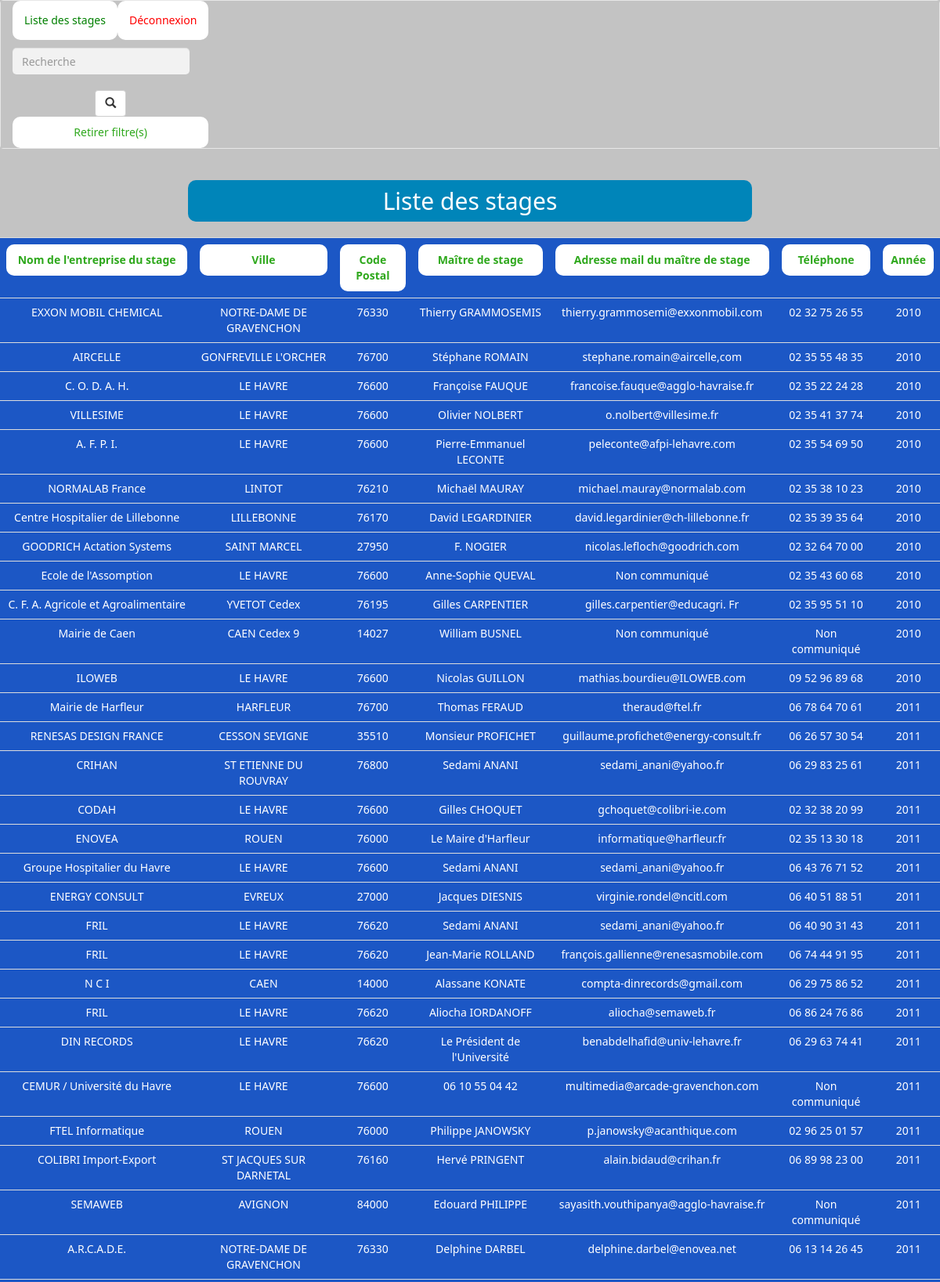
The page /listeUser.php (signed in, upper part) on the database its author committed.
### tables this page shows
CREATE TABLE `offre` (
  `nomEnt` varchar(50) NOT NULL,
  `ville` varchar(50) NOT NULL,
  `codePostal` int(5) NOT NULL,
  `maitreStg` varchar(50) NOT NULL,
  `mail` varchar(50) NOT NULL,
  `telephone` varchar(20) NOT NULL,
  `id` int(3) NOT NULL,
  `annee` year(4) NOT NULL
);

### listeUser.php (the view, shortened to what this page needs)
<?php
$conn = mysqli_connect("localhost", "root", "", "stage");
$sort = isset($_GET['sort']) ? $_GET['sort'] : '';
$order = isset($_GET['order']) ? $_GET['order'] : 'asc';
if (isset($_POST['search'])) {
    $search_term = $_POST['search_term'];
    $resut = mysqli_query($conn, "SELECT * FROM offre WHERE nomEnt LIKE '%$search_term%'  OR ville LIKE '%$search_term%' OR codePostal LIKE '%$search_term%'
    OR maitreStg LIKE '%$search_term%' OR mail LIKE '%$search_term%' OR telephone LIKE '%$search_term%' OR annee LIKE '%$search_term%'");
    $resultat = mysqli_fetch_all($resut);
}
else if ($sort != '' && $order != '') {
    $resut = mysqli_query($conn, "SELECT * FROM offre ORDER BY $sort $order");
    $resultat = mysqli_fetch_all($resut);
}
else {
    $resut = mysqli_query($conn, "SELECT * FROM offre");
    $resultat = mysqli_fetch_all($resut);
}
?>
<!DOCTYPE html>
<html lang="en">
<head>
    <link rel="stylesheet" href="https://maxcdn.bootstrapcdn.com/bootstrap/3.4.1/css/bootstrap.min.css">
    <link rel="stylesheet" href="styleListe.css">
</head>
<body>
    <form action="" method="post">
        <div class="navbar navbar-default">
            <div class="container-fluid">
                <ul class="nav navbar-nav">
                    <li><a href="listeUser.php" style="color: green; background-color: white;">Liste des stages</a></li>
                    <li><a href="logout.php" style="color: red; background-color: white;">Déconnexion</a></li><br><br><br>
                    <input type="text" class="form-control" placeholder="Recherche" name="search_term"><br>
                    <button type="submit" class="btn btn-default" name="search"><span class="glyphicon glyphicon-search"></span></button>
                    <a href="listeUser.php">Retirer filtre(s)</a>
                </ul>
            </div>
        </div>
        <center>
            <h2>Liste des stages</h2>
        </center>
        <table class="table">
            <tr>
                <th><a href="?sort=nomEnt&order=<?php echo $sort == 'nomEnt' && $order == 'asc' ? 'desc' : 'asc'; ?>">Nom de l'entreprise du stage</a></th>
                <th><a href="?sort=ville&order=<?php echo $sort == 'ville' && $order == 'asc' ? 'desc' : 'asc'; ?>">Ville</a></th>
                <th><a href="?sort=codePostal&order=<?php echo $sort == 'codePostal' && $order == 'asc' ? 'desc' : 'asc'; ?>">Code Postal</a></th>
                <th><a href="?sort=maitreStg&order=<?php echo $sort == 'maitreStg' && $order == 'asc' ? 'desc' : 'asc'; ?>">Maître de stage</a></th>
                <th><a href="?sort=mail&order=<?php echo $sort == 'mail' && $order == 'asc' ? 'desc' : 'asc'; ?>">Adresse mail du maître de stage</a></th>
                <th><a href="?sort=telephone&order=<?php echo $sort == 'telephone' && $order == 'asc' ? 'desc' : 'asc'; ?>">Téléphone</a></th>
                <th><a href="?sort=annee&order=<?php echo $sort == 'annee' && $order == 'asc' ? 'desc' : 'asc'; ?>">Année</a></th>
            </tr>
            <?php
            foreach ($resultat as $res) {
                echo "<tr>
                        <td><input type='hidden' name='nomEnt' value='$res[0]'>$res[0]</td>
                        <td><input type='hidden' name='ville' value='$res[1]'>$res[1]</td>
                        <td><input type='hidden' name='codePostal' value='$res[2]'>$res[2]</td>
                        <td><input type='hidden' name='nomM' value='$res[3]'>$res[3]</td>
                        <td><input type='hidden' name='mail' value='$res[4]'>$res[4]</td>
                        <td><input type='hidden' name='telephone' value='$res[5]'>$res[5]</td>
                        <td><input type='hidden' name='annee' value='$res[7]'>$res[7]</td>
                    </tr>";
            }
            ?>
        </table>
        <br>
    </form>
</body>
</html>

### styleListe.css (style rules this page uses)
body { font-family: system-ui; }
form { display: flex; flex-direction: column; background-color: rgb(195, 195, 195); }
h2 { color: #ffffff; background-color: #0085b9; display: flex; flex-direction: column; align-items: center; justify-content: center; margin: 20px auto; width: 60%; height: auto; padding: 10px; border-radius: 10px; }
a { color: #2ea81c; background-color: white; text-decoration: none; display: flex; flex-direction: column; align-items: center; padding: 10px; border-radius: 10px; transition: all 0.3s ease; }
td { color: #ffffff; text-align: center; background-color: #1c57c5; }
th { text-align: center; background-color: #1c57c5; }
div { text-align: center; background-color: rgb(195, 195, 195); }
input[type="text"], button { border-radius: 5px; border: none; background-color: #f2f2f2; width: auto; }

### rows shown on the page
offre: nomEnt "EXXON MOBIL CHEMICAL", ville "NOTRE-DAME DE GRAVENCHON", codePostal "76330", maitreStg "Thierry GRAMMOSEMIS", mail "thierry.grammosemi@exxonmobil.com", telephone "02 32 75 26 55", annee "2010"
offre: nomEnt "AIRCELLE", ville "GONFREVILLE L'ORCHER", codePostal "76700", maitreStg "Stéphane ROMAIN", mail "stephane.romain@aircelle,com", telephone "02 35 55 48 35", annee "2010"
offre: nomEnt "C. O. D. A. H.", ville "LE HAVRE", codePostal "76600", maitreStg "Françoise FAUQUE", mail "francoise.fauque@agglo-havraise.fr", telephone "02 35 22 24 28", annee "2010"
offre: nomEnt "VILLESIME", ville "LE HAVRE", codePostal "76600", maitreStg "Olivier NOLBERT", mail "o.nolbert@villesime.fr", telephone "02 35 41 37 74", annee "2010"
offre: nomEnt "A. F. P. I.", ville "LE HAVRE", codePostal "76600", maitreStg "Pierre-Emmanuel LECONTE", mail "peleconte@afpi-lehavre.com", telephone "02 35 54 69 50", annee "2010"
offre: nomEnt "NORMALAB France", ville "LINTOT", codePostal "76210", maitreStg "Michaël MAURAY", mail "michael.mauray@normalab.com", telephone "02 35 38 10 23", annee "2010"
offre: nomEnt "Centre Hospitalier de Lillebonne", ville "LILLEBONNE", codePostal "76170", maitreStg "David LEGARDINIER", mail "david.legardinier@ch-lillebonne.fr", telephone "02 35 39 35 64", annee "2010"
offre: nomEnt "GOODRICH Actation Systems", ville "SAINT MARCEL", codePostal "27950", maitreStg "F. NOGIER", mail "nicolas.lefloch@goodrich.com", telephone "02 32 64 70 00", annee "2010"
offre: nomEnt "Ecole de l'Assomption", ville "LE HAVRE", codePostal "76600", maitreStg "Anne-Sophie QUEVAL", mail "Non communiqué", telephone "02 35 43 60 68", annee "2010"
offre: nomEnt "C. F. A. Agricole et Agroalimentaire", ville "YVETOT Cedex", codePostal "76195", maitreStg "Gilles CARPENTIER", mail "gilles.carpentier@educagri. Fr", telephone "02 35 95 51 10", annee "2010"
offre: nomEnt "Mairie de Caen", ville "CAEN Cedex 9", codePostal "14027", maitreStg "William BUSNEL", mail "Non communiqué", telephone "Non communiqué", annee "2010"
offre: nomEnt "ILOWEB", ville "LE HAVRE", codePostal "76600", maitreStg "Nicolas GUILLON", mail "mathias.bourdieu@ILOWEB.com", telephone "09 52 96 89 68", annee "2010"
offre: nomEnt "Mairie de Harfleur", ville "HARFLEUR", codePostal "76700", maitreStg "Thomas FERAUD", mail "theraud@ftel.fr", telephone "06 78 64 70 61", annee "2011"
offre: nomEnt "RENESAS DESIGN FRANCE", ville "CESSON SEVIGNE", codePostal "35510", maitreStg "Monsieur PROFICHET", mail "guillaume.profichet@energy-consult.fr", telephone "06 26 57 30 54", annee "2011"
offre: nomEnt "CRIHAN", ville "ST ETIENNE DU ROUVRAY", codePostal "76800", maitreStg "Sedami ANANI", mail "sedami_anani@yahoo.fr", telephone "06 29 83 25 61", annee "2011"
offre: nomEnt "CODAH", ville "LE HAVRE", codePostal "76600", maitreStg "Gilles CHOQUET", mail "gchoquet@colibri-ie.com", telephone "02 32 38 20 99", annee "2011"
offre: nomEnt "ENOVEA", ville "ROUEN", codePostal "76000", maitreStg "Le Maire d'Harfleur", mail "informatique@harfleur.fr", telephone "02 35 13 30 18", annee "2011"
offre: nomEnt "Groupe Hospitalier du Havre", ville "LE HAVRE", codePostal "76600", maitreStg "Sedami ANANI", mail "sedami_anani@yahoo.fr", telephone "06 43 76 71 52", annee "2011"
offre: nomEnt "ENERGY CONSULT", ville "EVREUX", codePostal "27000", maitreStg "Jacques DIESNIS", mail "virginie.rondel@ncitl.com", telephone "06 40 51 88 51", annee "2011"
offre: nomEnt "FRIL", ville "LE HAVRE", codePostal "76620", maitreStg "Sedami ANANI", mail "sedami_anani@yahoo.fr", telephone "06 40 90 31 43", annee "2011"
offre: nomEnt "FRIL", ville "LE HAVRE", codePostal "76620", maitreStg "Jean-Marie ROLLAND", mail "françois.gallienne@renesasmobile.com", telephone "06 74 44 91 95", annee "2011"
offre: nomEnt "N C I", ville "CAEN", codePostal "14000", maitreStg "Alassane KONATE", mail "compta-dinrecords@gmail.com", telephone "06 29 75 86 52", annee "2011"
offre: nomEnt "FRIL", ville "LE HAVRE", codePostal "76620", maitreStg "Aliocha IORDANOFF", mail "aliocha@semaweb.fr", telephone "06 86 24 76 86", annee "2011"
offre: nomEnt "DIN RECORDS", ville "LE HAVRE", codePostal "76620", maitreStg "Le Président de l'Université", mail "benabdelhafid@univ-lehavre.fr", telephone "06 29 63 74 41", annee "2011"
offre: nomEnt "CEMUR / Université du Havre", ville "LE HAVRE", codePostal "76600", maitreStg "06 10 55 04 42", mail "multimedia@arcade-gravenchon.com", telephone "Non communiqué", annee "2011"
offre: nomEnt "FTEL Informatique", ville "ROUEN", codePostal "76000", maitreStg "Philippe JANOWSKY", mail "p.janowsky@acanthique.com", telephone "02 96 25 01 57", annee "2011"
offre: nomEnt "COLIBRI Import-Export", ville "ST JACQUES SUR DARNETAL", codePostal "76160", maitreStg "Hervé PRINGENT", mail "alain.bidaud@crihan.fr", telephone "06 89 98 23 00", annee "2011"
offre: nomEnt "SEMAWEB", ville "AVIGNON", codePostal "84000", maitreStg "Edouard PHILIPPE", mail "sayasith.vouthipanya@agglo-havraise.fr", telephone "Non communiqué", annee "2011"
offre: nomEnt "A.R.C.A.D.E.", ville "NOTRE-DAME DE GRAVENCHON", codePostal "76330", maitreStg "Delphine DARBEL", mail "delphine.darbel@enovea.net", telephone "06 13 14 26 45", annee "2011"
